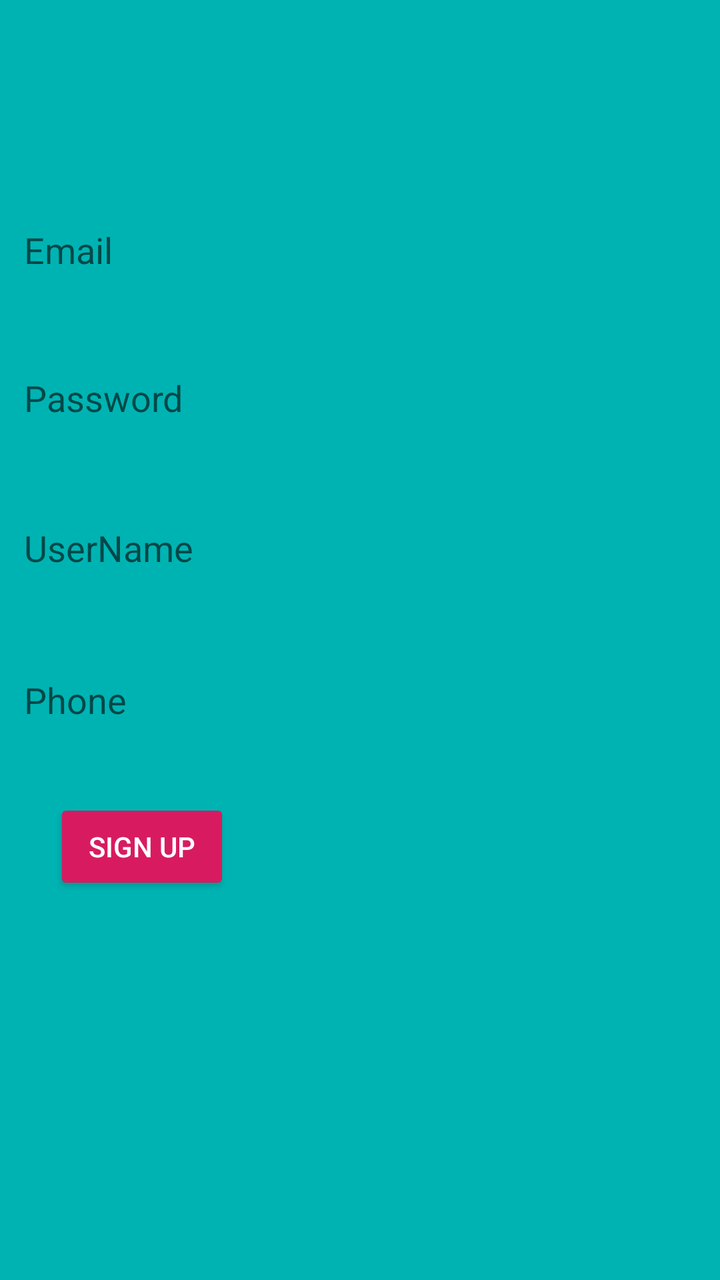
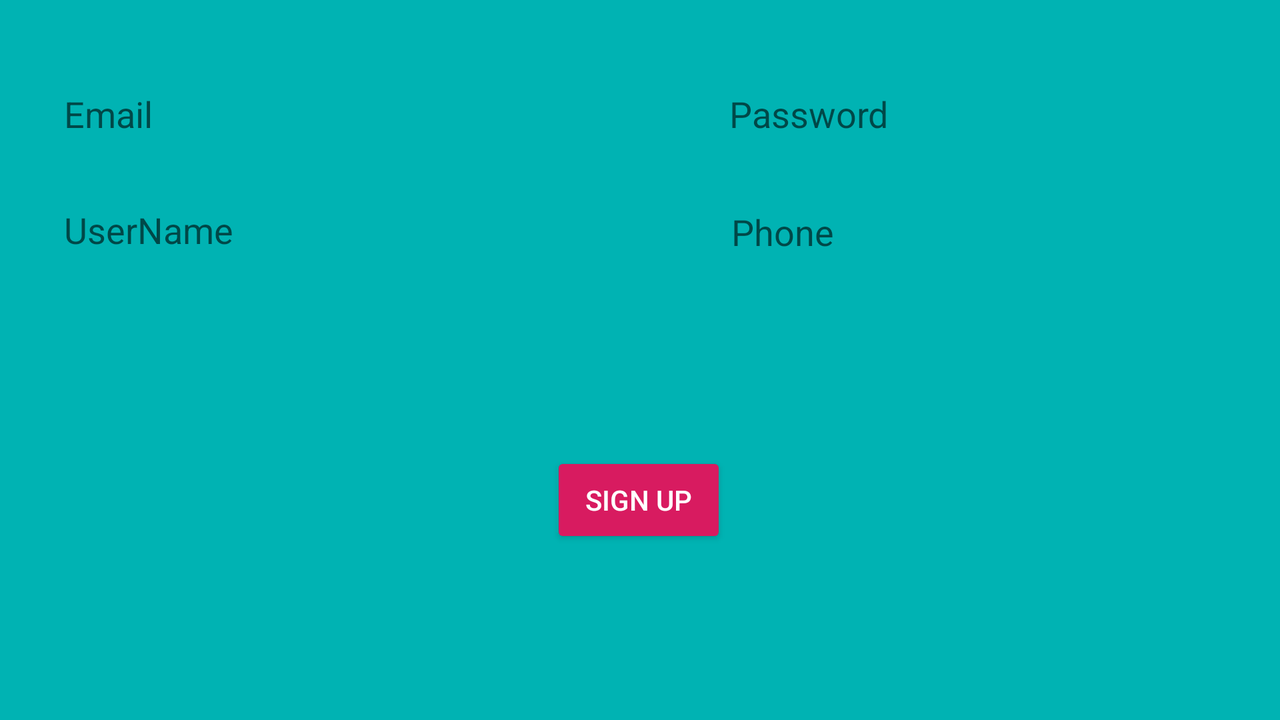

An Android layout and its configuration variant, each rendered on a device that would load it. The default file and the variant file are quoted in full after the pictures.
<!-- AndroidManifest.xml: activity theme AppTheme -->
<!-- res/layout/activity_signup.xml -->
<?xml version="1.0" encoding="utf-8"?>
<androidx.constraintlayout.widget.ConstraintLayout
    xmlns:android="http://schemas.android.com/apk/res/android"
    xmlns:app="http://schemas.android.com/apk/res-auto"
    xmlns:tools="http://schemas.android.com/tools"
    android:layout_width="match_parent"
    android:layout_height="match_parent">

    <EditText
        android:id="@+id/editText2"
        android:layout_width="251dp"
        android:layout_height="50dp"
        android:layout_marginStart="12dp"
        android:layout_marginTop="24dp"
        android:background="@color/common_google_signin_btn_text_dark_pressed"
        android:ems="10"
        android:hint="Password"
        android:inputType="textPassword"
        app:layout_constraintStart_toStartOf="parent"
        app:layout_constraintTop_toBottomOf="@+id/editText1" />

    <EditText
        android:id="@+id/editText1"
        android:layout_width="251dp"
        android:layout_height="50dp"
        android:layout_marginStart="12dp"
        android:layout_marginTop="100dp"
        android:background="@color/common_google_signin_btn_text_dark_pressed"
        android:ems="10"
        android:hint="Email"
        android:inputType="textEmailAddress"
        app:layout_constraintStart_toStartOf="parent"
        app:layout_constraintTop_toTopOf="parent" />

    <EditText
        android:id="@+id/editText3"
        android:layout_width="249dp"
        android:layout_height="52dp"
        android:layout_marginStart="12dp"
        android:layout_marginTop="24dp"
        android:background="@color/common_google_signin_btn_text_dark_pressed"
        android:ems="10"
        android:hint="UserName"
        android:inputType="textPersonName"
        app:layout_constraintStart_toStartOf="parent"
        app:layout_constraintTop_toBottomOf="@+id/editText2" />

    <EditText
        android:id="@+id/editText4"
        android:layout_width="249dp"
        android:layout_height="52dp"
        android:layout_marginStart="12dp"
        android:layout_marginTop="24dp"
        android:background="@color/common_google_signin_btn_text_dark_pressed"
        android:ems="10"
        android:hint="Phone"
        android:inputType="phone"
        app:layout_constraintStart_toStartOf="parent"
        app:layout_constraintTop_toBottomOf="@+id/editText3" />

    <Button
        android:id="@+id/button4"
        style="@style/Widget.AppCompat.Button.Colored"
        android:layout_width="wrap_content"
        android:layout_height="wrap_content"
        android:layout_marginStart="8dp"
        android:layout_marginTop="8dp"
        android:layout_marginEnd="8dp"
        android:layout_marginBottom="8dp"
        android:text="Sign Up"
        app:layout_constraintBottom_toBottomOf="parent"
        app:layout_constraintEnd_toEndOf="parent"
        app:layout_constraintHorizontal_bias="0.074"
        app:layout_constraintStart_toStartOf="parent"
        app:layout_constraintTop_toBottomOf="@+id/editText4"
        app:layout_constraintVertical_bias="0.077" />

</androidx.constraintlayout.widget.ConstraintLayout>
<!-- resources referenced by this layout -->
<resources>
  <style name="AppTheme" parent="Theme.AppCompat.Light.DarkActionBar">
          <item name="colorPrimary">@color/colorPrimary</item>
          <item name="colorPrimaryDark">@color/colorPrimaryDark</item>
          <item name="colorAccent">@color/colorAccent</item>
          <item name="android:colorBackground">@color/colorback</item>
      </style>
  <color name="colorPrimary">#3366FF</color>
  <color name="colorPrimaryDark">#00574B</color>
  <color name="colorAccent">#D81B60</color>
  <color name="colorback">#00B3B3</color>
</resources>
<!-- res/layout-land/activity_signup.xml (the author's variant of the layout above) -->
<!-- drawn on the phone turned sideways -->
<?xml version="1.0" encoding="utf-8"?>
<androidx.constraintlayout.widget.ConstraintLayout
    xmlns:android="http://schemas.android.com/apk/res/android"
    xmlns:app="http://schemas.android.com/apk/res-auto"
    xmlns:tools="http://schemas.android.com/tools"
    android:layout_width="match_parent"
    android:layout_height="match_parent">

    <EditText
        android:id="@+id/SignUpPasswordField"
        android:layout_width="251dp"
        android:layout_height="50dp"
        android:layout_marginStart="8dp"
        android:layout_marginTop="32dp"
        android:background="@color/common_google_signin_btn_text_dark_pressed"
        android:ems="10"
        android:hint="Password"
        android:inputType="textPassword"
        app:layout_constraintEnd_toEndOf="parent"
        app:layout_constraintHorizontal_bias="0.751"
        app:layout_constraintStart_toEndOf="@+id/SignUpEmailField"
        app:layout_constraintTop_toTopOf="parent" />

    <EditText
        android:id="@+id/SignUpEmailField"
        android:layout_width="251dp"
        android:layout_height="50dp"
        android:layout_marginStart="32dp"
        android:layout_marginTop="32dp"
        android:background="@color/common_google_signin_btn_text_dark_pressed"
        android:ems="10"
        android:hint="Email"
        android:inputType="textEmailAddress"
        app:layout_constraintStart_toStartOf="parent"
        app:layout_constraintTop_toTopOf="parent" />

    <EditText
        android:id="@+id/SignUpUserNameField"
        android:layout_width="251dp"
        android:layout_height="50dp"
        android:layout_marginStart="32dp"
        android:layout_marginTop="8dp"
        android:background="@color/common_google_signin_btn_text_dark_pressed"
        android:ems="10"
        android:hint="UserName"
        android:inputType="textPersonName"
        app:layout_constraintStart_toStartOf="parent"
        app:layout_constraintTop_toBottomOf="@+id/SignUpEmailField" />

    <EditText
        android:id="@+id/SignUpPhoneField"
        android:layout_width="249dp"
        android:layout_height="52dp"
        android:layout_marginStart="8dp"
        android:layout_marginTop="8dp"
        android:background="@color/common_google_signin_btn_text_dark_pressed"
        android:ems="10"
        android:hint="Phone"
        android:inputType="phone"
        app:layout_constraintEnd_toEndOf="parent"
        app:layout_constraintHorizontal_bias="0.746"
        app:layout_constraintStart_toEndOf="@+id/SignUpUserNameField"
        app:layout_constraintTop_toBottomOf="@+id/SignUpPasswordField" />

    <Button
        android:id="@+id/SignUpSubmitButton"
        style="@style/Widget.AppCompat.Button.Colored"
        android:layout_width="wrap_content"
        android:layout_height="wrap_content"
        android:layout_marginStart="8dp"
        android:layout_marginTop="8dp"
        android:layout_marginEnd="8dp"
        android:layout_marginBottom="8dp"
        android:text="Sign Up"
        app:layout_constraintBottom_toBottomOf="parent"
        app:layout_constraintEnd_toEndOf="parent"
        app:layout_constraintHorizontal_bias="0.499"
        app:layout_constraintStart_toStartOf="parent"
        app:layout_constraintTop_toBottomOf="@+id/SignUpUserNameField" />

</androidx.constraintlayout.widget.ConstraintLayout>
